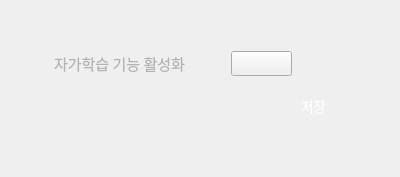
                    <widget class="QWidget" name="fn_permission_page">
                     <layout class="QVBoxLayout" name="verticalLayout_66">
                      <item>
                       <layout class="QVBoxLayout" name="verticalLayout_67">
                        <property name="spacing">
                         <number>9</number>
                        </property>
                        <item>
                         <spacer name="verticalSpacer_20">
                          <property name="orientation">
                           <enum>Qt::Orientation::Vertical</enum>
                          </property>
                          <property name="sizeType">
                           <enum>QSizePolicy::Policy::Fixed</enum>
                          </property>
                          <property name="sizeHint" stdset="0">
                           <size>
                            <width>20</width>
                            <height>40</height>
                           </size>
                          </property>
                         </spacer>
                        </item>
                        <item>
                         <layout class="QHBoxLayout" name="horizontalLayout_37">
                          <item>
                           <spacer name="horizontalSpacer_46">
                            <property name="orientation">
                             <enum>Qt::Orientation::Horizontal</enum>
                            </property>
                            <property name="sizeType">
                             <enum>QSizePolicy::Policy::Fixed</enum>
                            </property>
                            <property name="sizeHint" stdset="0">
                             <size>
                              <width>43</width>
                              <height>20</height>
                             </size>
                            </property>
                           </spacer>
                          </item>
                          <item>
                           <layout class="QHBoxLayout" name="horizontalLayout_39">
                            <property name="spacing">
                             <number>17</number>
                            </property>
                            <item>
                             <widget class="QLabel" name="admin_self_labeling_fn_active_label">
                              <property name="minimumSize">
                               <size>
                                <width>160</width>
                                <height>25</height>
                               </size>
                              </property>
                              <property name="maximumSize">
                               <size>
                                <width>167</width>
                                <height>25</height>
                               </size>
                              </property>
                              <property name="font">
                               <font>
                                <family>Sans</family>
                                <pointsize>11</pointsize>
                               </font>
                              </property>
                              <property name="styleSheet">
                               <string notr="true">color: rgb(179,179,179);
background-color: rgba(255, 255, 255, 0);</string>
                              </property>
                              <property name="text">
                               <string>자가학습 기능 활성화</string>
                              </property>
                              <property name="alignment">
                               <set>Qt::AlignmentFlag::AlignLeading|Qt::AlignmentFlag::AlignLeft|Qt::AlignmentFlag::AlignVCenter</set>
                              </property>
                             </widget>
                            </item>
                            <item>
                             <widget class="QPushButton" name="admin_self_labeling_fn_active_bnt">
                              <property name="minimumSize">
                               <size>
                                <width>61</width>
                                <height>25</height>
                               </size>
                              </property>
                              <property name="maximumSize">
                               <size>
                                <width>61</width>
                                <height>25</height>
                               </size>
                              </property>
                              <property name="text">
                               <string/>
                              </property>
                              <property name="icon">
                               <iconset resource="../resourece.qrc">
                                <normaloff>:/ui/ui/images/icon-switch-off.png</normaloff>
                                <normalon>:/ui/ui/images/icon-switch-on.png</normalon>:/ui/ui/images/icon-switch-off.png</iconset>
                              </property>
                              <property name="iconSize">
                               <size>
                                <width>55</width>
                                <height>103</height>
                               </size>
                              </property>
                              <property name="checkable">
                               <bool>true</bool>
                              </property>
                             </widget>
                            </item>
                           </layout>
                          </item>
                          <item>
                           <spacer name="horizontalSpacer_47">
                            <property name="orientation">
                             <enum>Qt::Orientation::Horizontal</enum>
                            </property>
                            <property name="sizeHint" stdset="0">
                             <size>
                              <width>40</width>
                              <height>20</height>
                             </size>
                            </property>
                           </spacer>
                          </item>
                         </layout>
                        </item>
                        <item>
                         <layout class="QHBoxLayout" name="horizontalLayout_57">
                          <item>
                           <spacer name="horizontalSpacer_48">
                            <property name="orientation">
                             <enum>Qt::Orientation::Horizontal</enum>
                            </property>
                            <property name="sizeType">
                             <enum>QSizePolicy::Policy::Fixed</enum>
                            </property>
                            <property name="sizeHint" stdset="0">
                             <size>
                              <width>267</width>
                              <height>0</height>
                             </size>
                            </property>
                           </spacer>
                          </item>
                          <item>
                           <widget class="QPushButton" name="admin_fn_save_bnt">
                            <property name="sizePolicy">
                             <sizepolicy hsizetype="Preferred" vsizetype="Preferred">
                              <horstretch>0</horstretch>
                              <verstretch>0</verstretch>
                             </sizepolicy>
                            </property>
                            <property name="minimumSize">
                             <size>
                              <width>71</width>
                              <height>41</height>
                             </size>
                            </property>
                            <property name="maximumSize">
                             <size>
                              <width>71</width>
                              <height>41</height>
                             </size>
                            </property>
                            <property name="font">
                             <font>
                              <pointsize>10</pointsize>
                             </font>
                            </property>
                            <property name="cursor">
                             <cursorShape>PointingHandCursor</cursorShape>
                            </property>
                            <property name="styleSheet">
                             <string notr="true">background-color: qlineargradient(
    spread:pad,
    x1:0, y1:0, x2:0, y2:1,
    stop:0.0 rgba(112, 210, 112, 255),
    stop:0.3 rgba(0, 196, 0, 255)
);
color: rgb(255, 255, 255);
border-radius: 20px;

</string>
                            </property>
                            <property name="text">
                             <string>저장</string>
                            </property>
                           </widget>
                          </item>
                          <item>
                           <spacer name="horizontalSpacer_49">
                            <property name="orientation">
                             <enum>Qt::Orientation::Horizontal</enum>
                            </property>
                            <property name="sizeHint" stdset="0">
                             <size>
                              <width>40</width>
                              <height>20</height>
                             </size>
                            </property>
                           </spacer>
                          </item>
                         </layout>
                        </item>
                        <item>
                         <spacer name="verticalSpacer_19">
                          <property name="orientation">
                           <enum>Qt::Orientation::Vertical</enum>
                          </property>
                          <property name="sizeHint" stdset="0">
                           <size>
                            <width>20</width>
                            <height>40</height>
                           </size>
                          </property>
                         </spacer>
                        </item>
                       </layout>
                      </item>
                     </layout>
                    </widget>
